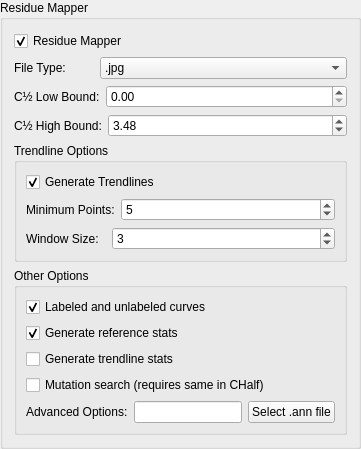
                    <widget class="QGroupBox" name="groupBox_25">
                     <property name="sizePolicy">
                      <sizepolicy hsizetype="Preferred" vsizetype="Fixed">
                       <horstretch>0</horstretch>
                       <verstretch>0</verstretch>
                      </sizepolicy>
                     </property>
                     <property name="title">
                      <string>Residue Mapper</string>
                     </property>
                     <layout class="QVBoxLayout" name="verticalLayout_25">
                      <item>
                       <widget class="QCheckBox" name="rm_checkBox">
                        <property name="text">
                         <string>Residue Mapper</string>
                        </property>
                        <property name="checked">
                         <bool>true</bool>
                        </property>
                       </widget>
                      </item>
                      <item>
                       <layout class="QHBoxLayout" name="horizontalLayout_46">
                        <item>
                         <widget class="QLabel" name="label_46">
                          <property name="sizePolicy">
                           <sizepolicy hsizetype="Fixed" vsizetype="Preferred">
                            <horstretch>0</horstretch>
                            <verstretch>0</verstretch>
                           </sizepolicy>
                          </property>
                          <property name="minimumSize">
                           <size>
                            <width>80</width>
                            <height>0</height>
                           </size>
                          </property>
                          <property name="text">
                           <string>File Type:</string>
                          </property>
                         </widget>
                        </item>
                        <item>
                         <widget class="QComboBox" name="rm_filetype_comboBox">
                          <item>
                           <property name="text">
                            <string>.jpg</string>
                           </property>
                          </item>
                          <item>
                           <property name="text">
                            <string>.png</string>
                           </property>
                          </item>
                          <item>
                           <property name="text">
                            <string>.svg</string>
                           </property>
                          </item>
                         </widget>
                        </item>
                       </layout>
                      </item>
                      <item>
                       <layout class="QHBoxLayout" name="horizontalLayout_47">
                        <item>
                         <widget class="QLabel" name="label_47">
                          <property name="sizePolicy">
                           <sizepolicy hsizetype="Fixed" vsizetype="Preferred">
                            <horstretch>0</horstretch>
                            <verstretch>0</verstretch>
                           </sizepolicy>
                          </property>
                          <property name="minimumSize">
                           <size>
                            <width>80</width>
                            <height>0</height>
                           </size>
                          </property>
                          <property name="text">
                           <string>C½ Low Bound:</string>
                          </property>
                         </widget>
                        </item>
                        <item>
                         <widget class="QDoubleSpinBox" name="rm_chalf_low_doubleSpinBox">
                          <property name="singleStep">
                           <double>0.010000000000000</double>
                          </property>
                         </widget>
                        </item>
                       </layout>
                      </item>
                      <item>
                       <layout class="QHBoxLayout" name="horizontalLayout_48">
                        <item>
                         <widget class="QLabel" name="label_48">
                          <property name="sizePolicy">
                           <sizepolicy hsizetype="Fixed" vsizetype="Preferred">
                            <horstretch>0</horstretch>
                            <verstretch>0</verstretch>
                           </sizepolicy>
                          </property>
                          <property name="minimumSize">
                           <size>
                            <width>80</width>
                            <height>0</height>
                           </size>
                          </property>
                          <property name="text">
                           <string>C½ High Bound:</string>
                          </property>
                         </widget>
                        </item>
                        <item>
                         <widget class="QDoubleSpinBox" name="rm_chalf_high_doubleSpinBox">
                          <property name="singleStep">
                           <double>0.010000000000000</double>
                          </property>
                          <property name="value">
                           <double>3.480000000000000</double>
                          </property>
                         </widget>
                        </item>
                       </layout>
                      </item>
                      <item>
                       <widget class="QGroupBox" name="groupBox_26">
                        <property name="sizePolicy">
                         <sizepolicy hsizetype="Preferred" vsizetype="Fixed">
                          <horstretch>0</horstretch>
                          <verstretch>0</verstretch>
                         </sizepolicy>
                        </property>
                        <property name="title">
                         <string>Trendline Options</string>
                        </property>
                        <layout class="QVBoxLayout" name="verticalLayout_26">
                         <item>
                          <widget class="QCheckBox" name="rm_trendline_checkBox">
                           <property name="text">
                            <string>Generate Trendlines</string>
                           </property>
                           <property name="checked">
                            <bool>true</bool>
                           </property>
                          </widget>
                         </item>
                         <item>
                          <layout class="QHBoxLayout" name="horizontalLayout_49">
                           <property name="topMargin">
                            <number>0</number>
                           </property>
                           <item>
                            <widget class="QLabel" name="label_49">
                             <property name="sizePolicy">
                              <sizepolicy hsizetype="Fixed" vsizetype="Preferred">
                               <horstretch>0</horstretch>
                               <verstretch>0</verstretch>
                              </sizepolicy>
                             </property>
                             <property name="minimumSize">
                              <size>
                               <width>80</width>
                               <height>0</height>
                              </size>
                             </property>
                             <property name="text">
                              <string>Minimum Points:</string>
                             </property>
                            </widget>
                           </item>
                           <item>
                            <widget class="QSpinBox" name="rm_trendline_min_spinBox">
                             <property name="minimum">
                              <number>3</number>
                             </property>
                             <property name="value">
                              <number>5</number>
                             </property>
                            </widget>
                           </item>
                          </layout>
                         </item>
                         <item>
                          <layout class="QHBoxLayout" name="horizontalLayout_50">
                           <property name="topMargin">
                            <number>0</number>
                           </property>
                           <item>
                            <widget class="QLabel" name="label_50">
                             <property name="sizePolicy">
                              <sizepolicy hsizetype="Fixed" vsizetype="Preferred">
                               <horstretch>0</horstretch>
                               <verstretch>0</verstretch>
                              </sizepolicy>
                             </property>
                             <property name="minimumSize">
                              <size>
                               <width>80</width>
                               <height>0</height>
                              </size>
                             </property>
                             <property name="text">
                              <string>Window Size:</string>
                             </property>
                            </widget>
                           </item>
                           <item>
                            <widget class="QSpinBox" name="rm_trendline_window_spinBox">
                             <property name="minimum">
                              <number>2</number>
                             </property>
                             <property name="value">
                              <number>3</number>
                             </property>
                            </widget>
                           </item>
                          </layout>
                         </item>
                        </layout>
                       </widget>
                      </item>
                      <item>
                       <widget class="QGroupBox" name="groupBox_27">
                        <property name="title">
                         <string>Other Options</string>
                        </property>
                        <layout class="QGridLayout" name="gridLayout_5">
                         <item row="3" column="0">
                          <widget class="QCheckBox" name="rm_custom_fasta_checkBox">
                           <property name="text">
                            <string>Mutation search (requires same in CHalf)</string>
                           </property>
                          </widget>
                         </item>
                         <item row="4" column="0">
                          <layout class="QHBoxLayout" name="horizontalLayout_51">
                           <property name="topMargin">
                            <number>0</number>
                           </property>
                           <item>
                            <widget class="QLabel" name="label_51">
                             <property name="text">
                              <string>Advanced Options:</string>
                             </property>
                            </widget>
                           </item>
                           <item>
                            <widget class="QLineEdit" name="rm_custom_ann_path_lineEdit"/>
                           </item>
                           <item>
                            <widget class="QPushButton" name="rm_custom_ann_select_pushButton">
                             <property name="text">
                              <string>Select .ann file</string>
                             </property>
                            </widget>
                           </item>
                          </layout>
                         </item>
                         <item row="0" column="0">
                          <widget class="QCheckBox" name="rm_allsites_checkBox">
                           <property name="text">
                            <string>Labeled and unlabeled curves</string>
                           </property>
                           <property name="checked">
                            <bool>true</bool>
                           </property>
                          </widget>
                         </item>
                         <item row="1" column="0">
                          <widget class="QCheckBox" name="rm_stats_reference_checkBox">
                           <property name="text">
                            <string>Generate reference stats</string>
                           </property>
                           <property name="checked">
                            <bool>true</bool>
                           </property>
                          </widget>
                         </item>
                         <item row="2" column="0">
                          <widget class="QCheckBox" name="rm_trendline_stats_checkBox">
                           <property name="text">
                            <string>Generate trendline stats</string>
                           </property>
                          </widget>
                         </item>
                        </layout>
                       </widget>
                      </item>
                     </layout>
                    </widget>
